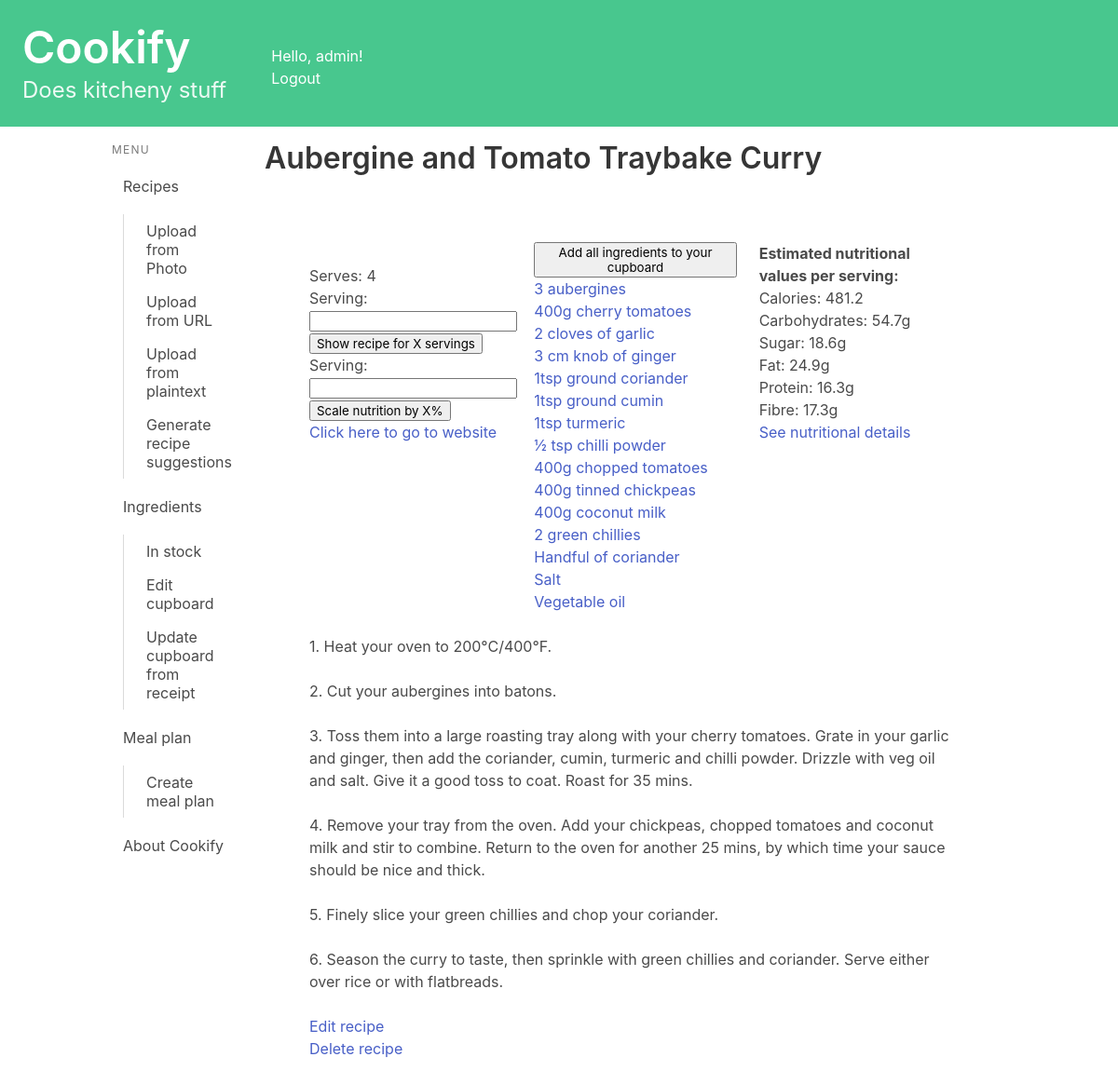
/recipes/view/15/ (signed in), run on the app's committed database.
### recipes/models.py (models this page shows, shortened)
class Recipe(models.Model):
    name = models.CharField(max_length=200)
    method = models.TextField(max_length=5000, blank = True)
    ingredients_string = models.TextField(max_length=1000, blank = True)#Plain text of ingredients
    simplified_ingredients = models.TextField(max_length=1000, blank = True)#Ingredients data
    book = models.CharField(max_length=200, blank = True)
    page = models.CharField(max_length=5, blank = True)
    serves = models.CharField(max_length=5, blank = True)
    serves_int = models.IntegerField(null = True, blank = True)
    description = models.TextField(max_length=500, blank = True)
    url = models.URLField(null = True, blank = True)
    jumbled_input = models.TextField(max_length=8000, blank = True)
    owner = models.ForeignKey(User, on_delete=models.CASCADE, blank=True, null=True)
    from_photo = models.BooleanField(default=False)
    def method_as_list(self):
        try:
            method_as_list = self.method.split('\n')
            if method_as_list[0][0] not in {"1", "0"}:
                method_as_list = [str(i+1) + ". " + step.strip() for i, step in enumerate(method_as_list)]
        except:
            method_as_list = []
        return method_as_list
    def get_nutritional_info(self, scale = 1):
        output = {"calories": 0,
                  "carbohydrates": 0,
                  "sugar": 0,
                  "fat": 0,
                  "protein": 0,
                  "fibre": 0,}
        if self.serves_int == 0:
            self.serves_int = 1
        for recipe_ingredient in self.recipe_ingredient.filter(alternative=False):
            qty = recipe_ingredient.quantity
            if not qty:
                continue
            profile_ingredient = recipe_ingredient.profile_ingredient
            if recipe_ingredient.measurement_unit:
                unit = recipe_ingredient.measurement_unit
            else:
                unit = "g"
                qty = qty*profile_ingredient.get_typical_weight()
            nutrients = profile_ingredient.get_nutrition(qty, unit)
            for nutrient, amount in nutrients.items():
                output[nutrient] += amount/self.serves_int
        for nutrient, amount in output.items():
                output[nutrient] = round(scale*amount,1)
        return output

class RecipeIngredient(models.Model):
    recipe = models.ForeignKey(Recipe, on_delete=models.CASCADE, related_name="recipe_ingredient")
    profile_ingredient = models.ForeignKey(ProfileIngredient, on_delete=models.CASCADE, related_name="recipe_ingredient")
    quantity = models.FloatField(null=True, blank=True)
    measurement_unit = models.CharField(max_length=50, blank=True)
    local_name = models.CharField(max_length=100)
    position_in_list = models.IntegerField(null=True, blank=True)
    optional = models.BooleanField(default = False)
    alternative = models.BooleanField(default = False)
    def scaled_string(self, scale):
        output = ""
        if self.optional:
            output = "(Optional) "
        if self.alternative:
            output = "(Alternative) "
        if self.quantity: #removes unnecessary decimals from float
            scaled_qty = str(round(self.quantity*scale, 2))
            qty = scaled_qty.rstrip('0').rstrip('.') if '.' in scaled_qty else scaled_qty
            output += qty + " "
        if self.measurement_unit:
            output = output[:-1]
            output += self.measurement_unit + " "
        output += self.local_name
        return output.capitalize()

### recipes/views.py (the view, shortened to what this page needs)
# urls.py: path('view/<int:recipe_id>/', views.detail, name='detail'),
@login_required
def detail(request, recipe_id):
    recipe = get_object_or_404(Recipe, pk=recipe_id)
    if recipe.owner != request.user:
        return redirect('recipes:index')
    formServing = QuantityForm()
    formNutrition = QuantityForm()
    scale = 1
    scale_nutrition = 1
    method_as_list = recipe.method_as_list()
    nutrients = recipe.get_nutritional_info(scale_nutrition)
    context = {'recipe': recipe,
               'method_as_list': method_as_list,
               'scale': scale,
               'formServing': formServing,
               'formNutrition': formNutrition,
               'nutrients': nutrients}
    return render(request, 'recipes/detail.html', context)

### recipes/forms.py
class QuantityForm(forms.Form):
    serving = forms.IntegerField()

### recipes/models.py (called while the page is built)
    def get_nutrition(self, quantity, unit):
        print("Getting nutrition from profile")
        quantity = convert_to_grams(quantity, unit) # returns
        scale = quantity/100 #because nutrition is stored as x per 100g
        nutrients = self.get_ingredient_nutrition()
        for key in nutrients.keys():
            if nutrients[key] == None:
                nutrients[key] = 0
            nutrients[key] = round(nutrients[key] * scale, 1)
        output = {"calories": round(nutrients["calories"],0),
                  "carbohydrates": nutrients["carbohydrates"],
                  "sugar": nutrients["sugar"],
                  "fat": nutrients["fat"],
                  "protein": nutrients["protein"],
                  "fibre": nutrients["fibre"],}
        return output

    def get_calories(self):
        if self.calories_override is not None:
            return self.calories_override
        else:
            return self.ingredient.calories

    def get_carbohydrates(self):
        if self.carbohydrates_override is not None:
            return self.carbohydrates_override
        else:
            return self.ingredient.carbohydrates

    def get_sugar(self):
        if self.sugar_override is not None:
            return self.sugar_override
        else:
            return self.ingredient.sugar

    def get_fat(self):
        if self.fat_override is not None:
            print("getting fat from override")
            return self.fat_override
        else:
            return self.ingredient.fat

    def get_protein(self):
        if self.protein_override is not None:
            return self.protein_override
        else:
            return self.ingredient.protein

    def get_fibre(self):
        if self.fibre_override is not None:
            return self.fibre_override
        else:
            return self.ingredient.fibre

    def get_typical_weight(self):
        if self.typical_weight_override is not None:
            return self.typical_weight_override
        else:
            return self.ingredient.typical_weight

    def get_ingredient_nutrition(self):
        return {
            "calories": self.get_calories(),
            "carbohydrates": self.get_carbohydrates(),
            "sugar": self.get_sugar(),
            "fat": self.get_fat(),
            "protein": self.get_protein(),
            "fibre": self.get_fibre(),
        }

### recipes/templates/recipes/detail.html (shortened to what this page needs)
{% extends 'base.html' %}
{% load custom_filters %}
{% block content %}
<h1 class="title">{{ recipe.name }}</h1>
<section class="section">
    <div class="columns">
        <div class="column is-one-third">
            {% if recipe.serves_int %}
                <p>Serves: {{ recipe.serves_int }}</p>
                <form method="post">
                    {{ formServing.as_p }}
                    <button type="submit" name="scale_quantities">Show recipe for X servings</button>
                </form>
                <form method="post">
                    {{ formNutrition.as_p }}
                    <button type="submit" name="scale_nutrition">Scale nutrition by X%</button>
                </form>
            {% endif %}
            {% if recipe.url %}
                <p><a href={{recipe.url}} target="_blank">Click here to go to website</a></p>
            {% endif %}
        </div>
        <div class="column">
            {% if recipe.recipe_ingredient.all %}
                <form method="post">
                    <button type="submit" name="add_all_ingredients">Add all ingredients to your cupboard</button>
                </form>
                {% for recipe_ingredient in recipe.recipe_ingredient.all|dictsort:'position_in_list' %}
                    <p><a href="{% url 'cupboard:ingredient_detail' recipe_ingredient.profile_ingredient.ingredient.id %}">{{ recipe_ingredient|scaled_string_with_arg:scale }}</a><br></p>
                {% endfor %}
            {% else %}
                <p>This recipe isn't properly linked with its ingredients.</p>
            {% endif %}
        </div>
        <div class="column">
            {% if nutrients %}
            <p><b>Estimated nutritional values per serving:</b></p>
            <ul><p>Calories: {{nutrients.calories}}</p>
            <p>Carbohydrates: {{nutrients.carbohydrates}}g</p>
            <p>Sugar: {{nutrients.sugar}}g</p>
            <p>Fat: {{nutrients.fat}}g</p>
            <p>Protein: {{nutrients.protein}}g</p>
            <p>Fibre: {{nutrients.fibre}}g</p></ul>
            <ul><a href="{% url 'recipes:nutrition_detail' recipe.id %}">See nutritional details</a></ul>
            {% else %}
                <p>This recipe isn't properly linked with its ingredients.</p>
            {% endif %}
        </div>
      </div>
    {% for step in method_as_list %}
    <p>{{ step }}<br><br></p>
    {% endfor %}
    <ul><a href="{% url 'recipes:edit_recipe' recipe.id %}">Edit recipe</a></ul>
    <ul><a href="{% url 'recipes:delete_recipe' recipe.id %}">Delete recipe</a></ul>
</section>
{% endblock content %}

### kitchenlife/templates/base.html (shortened to what this page needs)
<!DOCTYPE html>
<html lang="en">
{% load is_active %}
<head>
    <link rel="stylesheet"
          href="https://cdn.jsdelivr.net/npm/bulma@0.9.3/css/bulma.min.css">
</head>
<body>
    <a href="{% url 'index' %} ">
        <section class="hero is-small is-success mb-4">
            <div class="columns">
                <div class="column">
                    <div class="hero-body">
                        <h1 class="title is-1">Cookify</h1>
                        <p class="subtitle is-4">
                            Does kitcheny stuff
                        </p>
                    </div>
                </div>
                <div class="column">
                    <br><br>
                    Hello, {{ user.username|default:'Guest' }}!
                    <div>
                        {% if user.is_authenticated %}
                            <a href="{% url 'logout' %}">Logout</a>
                        {% else %}
                            <a href="{% url 'login' %}">Login</a>
                        {% endif %}
                    </div>
                </div>
            </div>
        </section>
    </a>
    <div class="container">
        <div class="columns">
            <div class="column is-2">
                <aside class="menu">
                  <p class="menu-label">
                    Menu
                  </p>
                  <ul class="menu-list">
                    <li>
                        <a href="{% url 'recipes:index' %}" class="{% is_active request 'recipes:index' %}">Recipes</a>
                        <ul>
                            <a href="{% url 'recipes:upload_photo' %}" class="{% is_active request 'recipes:upload_photo' %}">Upload from Photo</a>
                            <a href="{% url 'recipes:upload_url' %}" class="{% is_active request 'recipes:upload_url' %}">Upload from URL</a>
                            <a href="{% url 'recipes:upload_text' %}" class="{% is_active request 'recipes:upload_text' %}">Upload from plaintext</a>
                            <a href="{% url 'recipes:generate_recipe_suggestion' %}" class="{% is_active request 'recipes:generate_recipe_suggestion' %}">Generate recipe suggestions</a>
                        </ul>
                        <a  href="{% url 'cupboard:ingredients_index' %}" class="{% is_active request 'cupboard:ingredients_index' %}">Ingredients</a>
                        <ul>
                            <a href="{% url 'cupboard:cupboard_index' %}" class="{% is_active request 'cupboard:cupboard_index' %}">In stock</a>
                            <a href="{% url 'cupboard:edit_cupboard' %}" class="{% is_active request 'cupboard:edit_cupboard' %}">Edit cupboard</a>
                            <a href="{% url 'cupboard:edit_cupboard' %}" class="{% is_active request 'cupboard:edit_cupboard' %}">Update cupboard from receipt</a>
                        </ul>
                        <a href="{% url 'mealplan:meal_plan_index' %}" class="{% is_active request 'mealplan:meal_plan_index' %}">Meal plan</a>
                        <ul>
                            <a href="{% url 'mealplan:add_meal_plan' %}" class="{% is_active request 'mealplan:add_meal_plan' %}">Create meal plan</a>
                        </ul>
                        <a href="{% url 'about' %} " class="{% is_active request 'about' %}">About Cookify</a>
                    </li>
                  </ul>
                </aside>
            </div>
            <div class="column">
                {% block content %}
                {% endblock content %}
            </div>
        </div>
    </div>
</body>
</html>

### data on the page
Recipe: name "Aubergine and Tomato Traybake Curry", serves_int "4"
RecipeIngredient: optional+alternative+quantity "3 aubergines"
RecipeIngredient: optional+alternative+quantity "400g cherry tomatoes"
RecipeIngredient: optional+alternative+quantity "2 cloves of garlic"
RecipeIngredient: optional+alternative+quantity "3 cm knob of ginger"
RecipeIngredient: optional+alternative+quantity "1tsp ground coriander"
RecipeIngredient: optional+alternative+quantity "1tsp ground cumin"
RecipeIngredient: optional+alternative+quantity "1tsp turmeric"
RecipeIngredient: optional+alternative+quantity "½ tsp chilli powder"
RecipeIngredient: optional+alternative+quantity "400g chopped tomatoes"
RecipeIngredient: optional+alternative+quantity "400g tinned chickpeas"
RecipeIngredient: optional+alternative+quantity "400g coconut milk"
RecipeIngredient: optional+alternative+quantity "2 green chillies"
RecipeIngredient: optional+alternative+quantity "Handful of coriander"
RecipeIngredient: optional+alternative+quantity "Salt"
RecipeIngredient: optional+alternative+quantity "Vegetable oil"

### other printed values
{{ user.username|default:'Guest' }} "admin"
{{ nutrients.calories }} "481.2"
{{ nutrients.carbohydrates }} "54.7"
{{ nutrients.sugar }} "18.6"
{{ nutrients.fat }} "24.9"
{{ nutrients.protein }} "16.3"
{{ nutrients.fibre }} "17.3"
{{ step }} "1. Heat your oven to 200°C/400°F." "2. Cut your aubergines into batons." "4. Remove your tray from the oven. Add your chickpeas, chopped tomatoes and coconut milk and stir to combine. Return to the oven for another 25 mins, by which time your sauce should be nice and thick." "5. Finely slice your green chillies and chop your coriander." "6. Season the curry to taste, then sprinkle with green chillies and coriander. Serve either over rice or with flatbreads."
